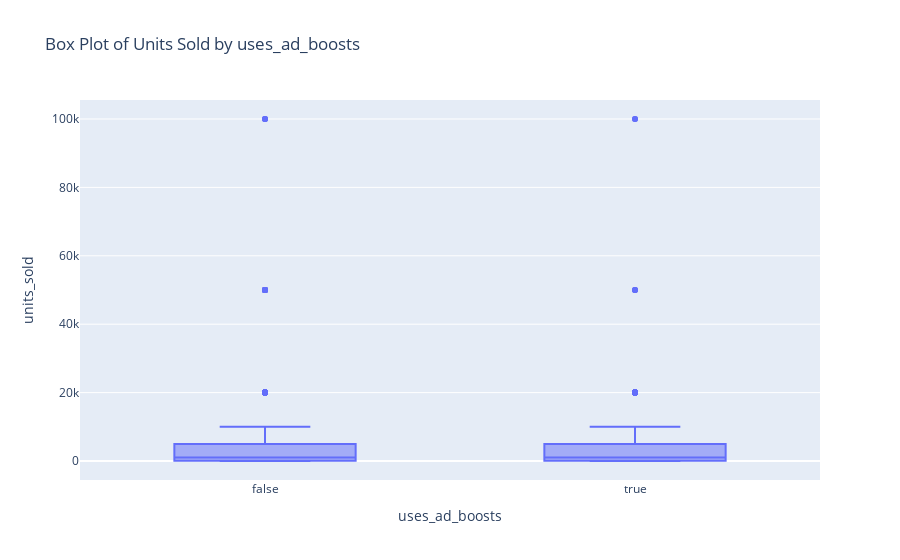
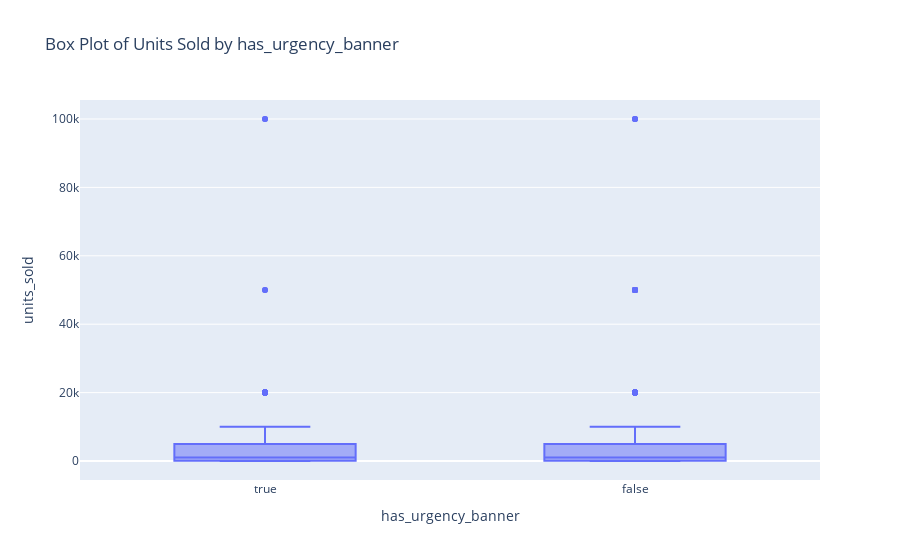
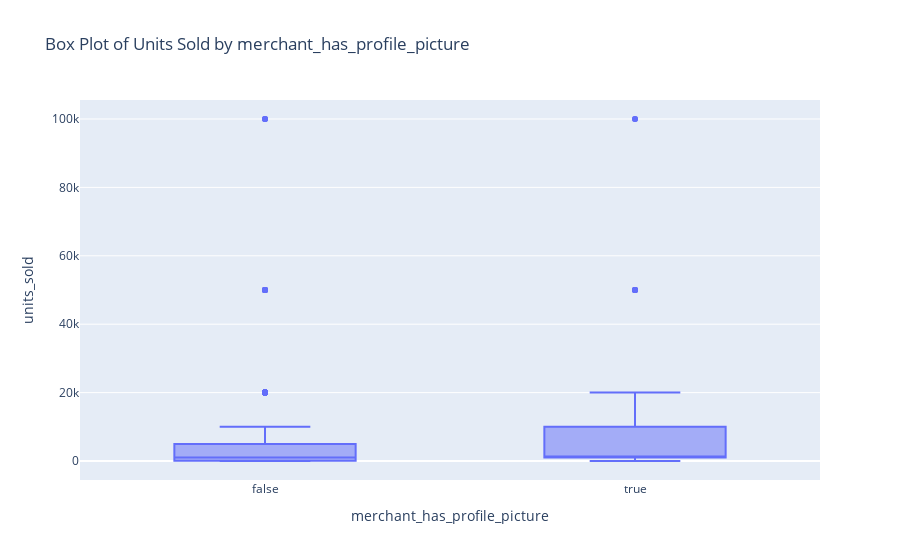

The notebook cell saved with these charts, in order:
### Markdown cell above
## Using Distribution of Binary Cols to check for Significance with Outcome Variable

**"merchant_has_profile_picture"** seems to have a significant relationship but neither of these two seem to have a significant relationship with Sales
- uses_ad_boosts
- has_urgency_banner

### Code cell
bool_cols = [c for c in bool_cols if c not in bool_cols_high_class_imbalance]
print(bool_cols)


for col in bool_cols:
    fig = px.box(filtered_data2, x=col, y="units_sold", title=f"Box Plot of Units Sold by {col}")
    fig.show()

### Figure 1 — Plotly figure (JSON) as saved in the notebook; plotly's stock layout.template omitted (floating-point values rounded to 4 significant figures; data arrays with more than 128 entries replaced by an {"elided": "..."} marker saying what was removed)
{"data": [{"alignmentgroup": "True", "hovertemplate": "uses_ad_boosts=%{x}<br>units_sold=%{y}<extra></extra>", "legendgroup": "", "marker": {"color": "#636efa"}, "name": "", "notched": false, "offsetgroup": "", "orientation": "v", "showlegend": false, "type": "box", "x": {"elided": "1470 bool values"}, "x0": " ", "xaxis": "x", "y": {"elided": "1470 int values"}, "y0": " ", "yaxis": "y"}], "layout": {"boxmode": "group", "legend": {"tracegroupgap": 0}, "title": {"text": "Box Plot of Units Sold by uses_ad_boosts"}, "xaxis": {"anchor": "y", "domain": [0, 1], "title": {"text": "uses_ad_boosts"}}, "yaxis": {"anchor": "x", "domain": [0, 1], "title": {"text": "units_sold"}}}}

### Figure 2 — Plotly figure (JSON) as saved in the notebook; plotly's stock layout.template omitted (floating-point values rounded to 4 significant figures; data arrays with more than 128 entries replaced by an {"elided": "..."} marker saying what was removed)
{"data": [{"alignmentgroup": "True", "hovertemplate": "has_urgency_banner=%{x}<br>units_sold=%{y}<extra></extra>", "legendgroup": "", "marker": {"color": "#636efa"}, "name": "", "notched": false, "offsetgroup": "", "orientation": "v", "showlegend": false, "type": "box", "x": {"elided": "1470 bool values"}, "x0": " ", "xaxis": "x", "y": {"elided": "1470 int values"}, "y0": " ", "yaxis": "y"}], "layout": {"boxmode": "group", "legend": {"tracegroupgap": 0}, "title": {"text": "Box Plot of Units Sold by has_urgency_banner"}, "xaxis": {"anchor": "y", "domain": [0, 1], "title": {"text": "has_urgency_banner"}}, "yaxis": {"anchor": "x", "domain": [0, 1], "title": {"text": "units_sold"}}}}

### Figure 3 — Plotly figure (JSON) as saved in the notebook; plotly's stock layout.template omitted (floating-point values rounded to 4 significant figures; data arrays with more than 128 entries replaced by an {"elided": "..."} marker saying what was removed)
{"data": [{"alignmentgroup": "True", "hovertemplate": "merchant_has_profile_picture=%{x}<br>units_sold=%{y}<extra></extra>", "legendgroup": "", "marker": {"color": "#636efa"}, "name": "", "notched": false, "offsetgroup": "", "orientation": "v", "showlegend": false, "type": "box", "x": {"elided": "1470 bool values"}, "x0": " ", "xaxis": "x", "y": {"elided": "1470 int values"}, "y0": " ", "yaxis": "y"}], "layout": {"boxmode": "group", "legend": {"tracegroupgap": 0}, "title": {"text": "Box Plot of Units Sold by merchant_has_profile_picture"}, "xaxis": {"anchor": "y", "domain": [0, 1], "title": {"text": "merchant_has_profile_picture"}}, "yaxis": {"anchor": "x", "domain": [0, 1], "title": {"text": "units_sold"}}}}
